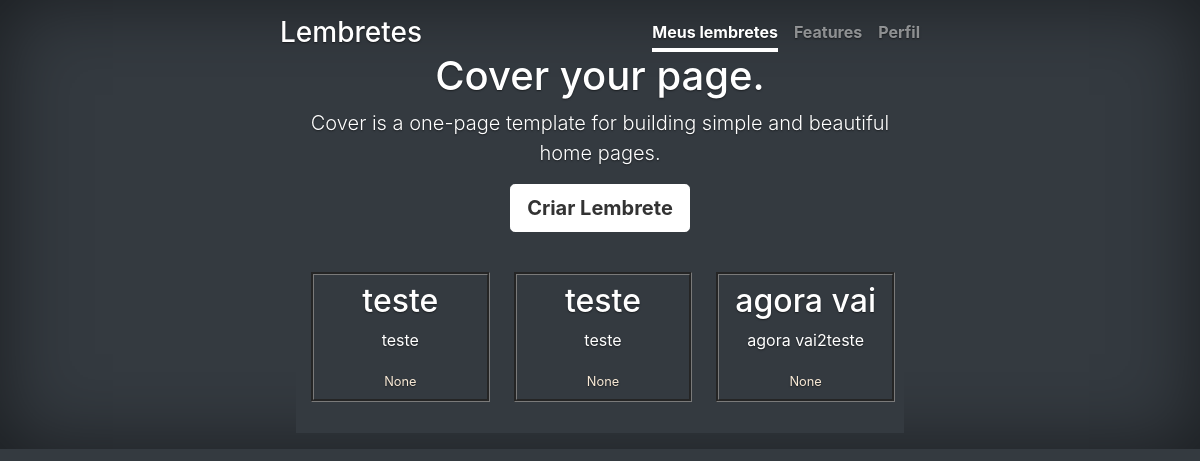
The app's page /, older data.
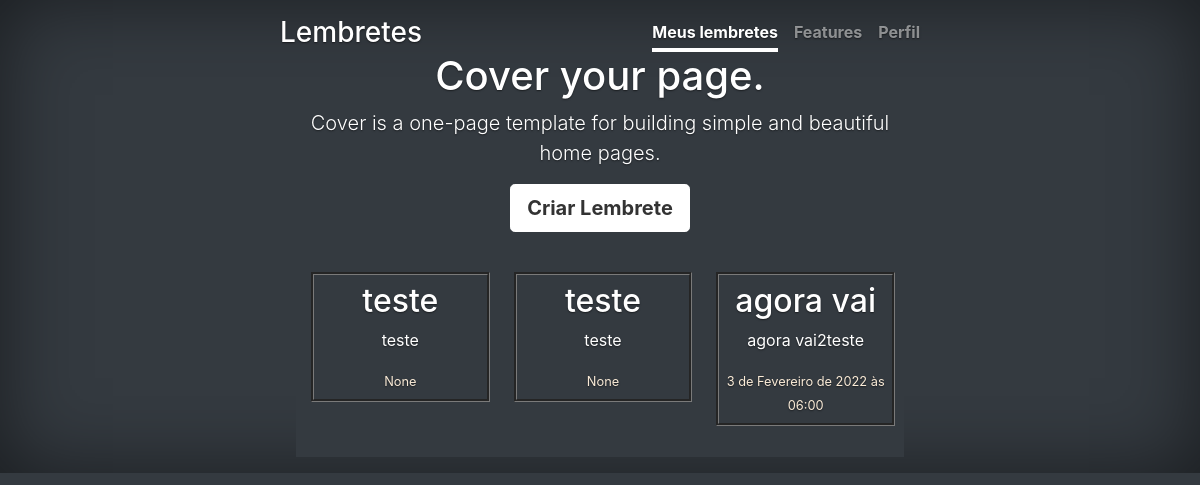
The same page, newer data.
### lembretes/models.py (models this page shows, shortened)
class Lembrete (models.Model):
    nome = models.CharField(max_length=200)
    descricao = models.CharField(max_length=300)
    data_lembrete = models.DateTimeField(verbose_name='Data do Lembrete', null=True)
    file = models.FileField(upload_to="media/", null=True, blank=True)
    ativo = models.BooleanField(default=False)
    usuario = models.ForeignKey(User,on_delete=models.CASCADE, null=True)

### lembretes/views.py (the view)
# urls.py: 2. Add a URL to urlpatterns:  path('', views.home, name='home')
def home(request):
    lembrete = Lembrete.objects.all()
    lembrete = {
        'lembrete': lembrete
    }
    return render(request, "home.html", lembrete)

### lembretes/templates/home.html (shortened to what this page needs)
{% load static %}
<!DOCTYPE html>
<html lang="pt-br">
  <head>
    <link href="https://cdn.jsdelivr.net/npm/bootstrap@5.1.3/dist/css/bootstrap.min.css" rel="stylesheet">
<link href="/docs/5.1/dist/css/bootstrap.min.css" rel="stylesheet">
    <link href="{% static './css/cover.css' %}" rel="stylesheet">
    <link href="{% static './css/style.css' %}" rel="stylesheet">
  </head>
  <body class="d-flex h-100 text-center text-white bg-dark">
    <div class="cover-container d-flex w-100 h-100 p-3 mx-auto flex-column">
      <header class="mb-auto">
        <div>
          <h3 class="float-md-start mb-0">Lembretes</h3>
          <nav class="nav nav-masthead justify-content-center float-md-end">
            <a class="nav-link active" aria-current="page" href="{%url 'home'%}">Meus lembretes</a>
            <a class="nav-link" href="#">Features</a>
            <a class="nav-link" href="{%url 'perfil'%}">Perfil</a>
          </nav>
        </div>
      </header>
        <main class="px-3">
          <h1>Cover your page.</h1>
          <p class="lead">Cover is a one-page template for building simple and beautiful home pages.</p>
          <p class="lead">
          <a href="#" class="btn btn-lg btn-secondary fw-bold border-white bg-white">Criar Lembrete</a>
          </p>
          <div class="album py-4 bg-dark">
            <div class="container-fluid">
              <div class="row">
                {% for i in lembrete %}
                  <div class="col-md-4">
                    <div class="conteudo-lembrete">
                      <h2 class="titulo-lembrete">{{i.nome}}</h2>
                      <p class="descricao-lembrete">{{i.descricao}}</p>
                      <a class="data-lembrete">{{i.data_lembrete}}</a>
                    </div>
                  </div>
                {% endfor %}
              </div>
            </div>
          </div>
        </main>
  </body>
</html>

Row changes from the older to the newer data that the page shows:
changed Lembrete "agora vai": data_lembrete "None" → "3 de Fevereiro de 2022 às 06:00"
